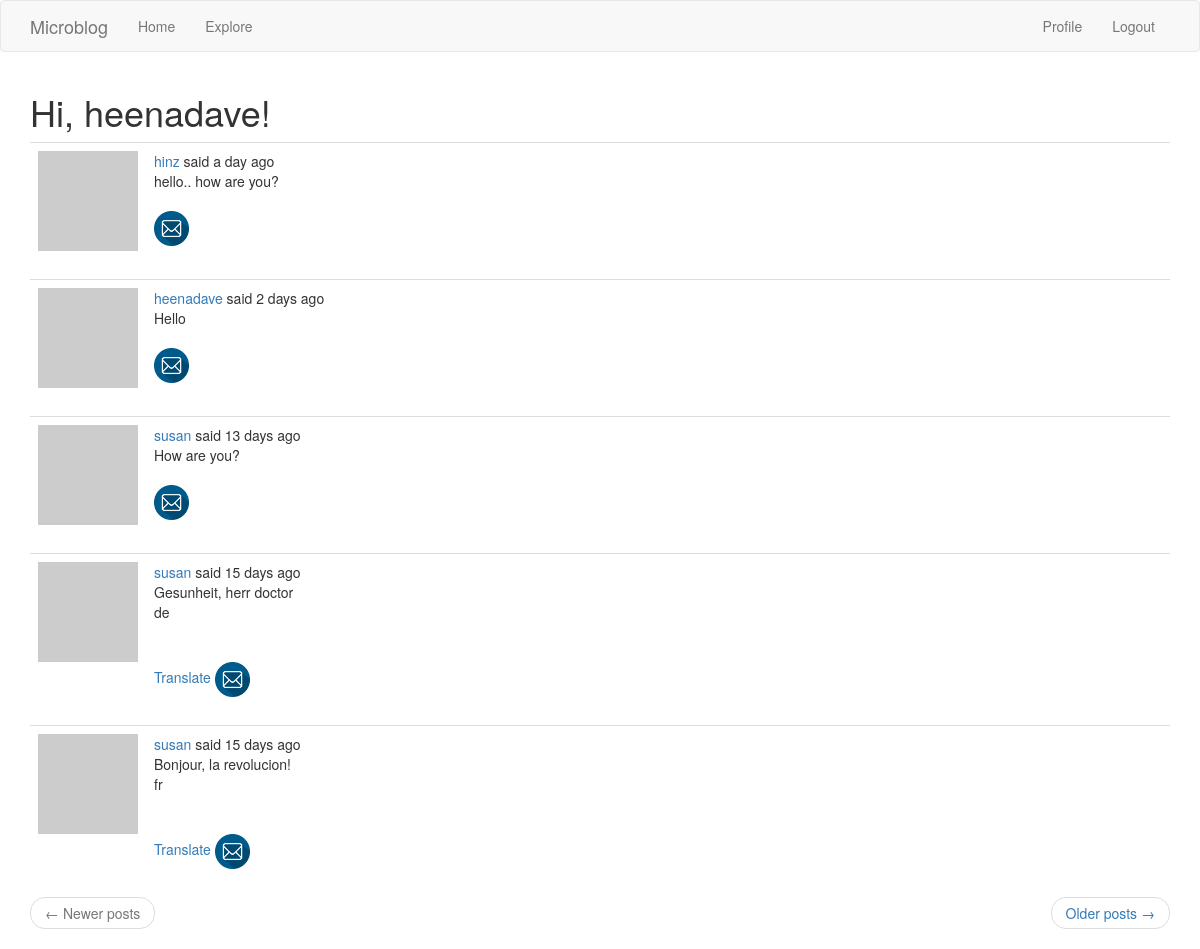
Page /explore (signed in) on the committed database.
### app/models.py (models this page shows, shortened)
class User(UserMixin, db.Model):
	id = db.Column(db.Integer, primary_key=True)
	username = db.Column(db.String(64), index=True, unique=True)
	email = db.Column(db.String(120), index=True, unique=True)
	password_hash = db.Column(db.String(128))
	posts = db.relationship('Post', backref='author', lazy='dynamic')
	about_me = db.Column(db.String(140))
	displayProfilePicture = db.Column(db.Boolean,default=False)
	last_seen = db.Column(db.DateTime, default=datetime.utcnow)
	followed = db.relationship(
        'User', secondary=followers,
        primaryjoin=(followers.c.follower_id == id),
        secondaryjoin=(followers.c.followed_id == id),
        backref=db.backref('followers', lazy='dynamic'), lazy='dynamic')
	def avatar(self, size):
		digest = md5(self.email.lower().encode('utf-8')).hexdigest()
		return 'https://www.gravatar.com/avatar/{}?d=identicon&s={}'.format(digest, size)

class Post(db.Model):
    id = db.Column(db.Integer, primary_key=True)
    body = db.Column(db.String(140))
    timestamp = db.Column(db.DateTime, index=True, default=datetime.utcnow)
    user_id = db.Column(db.Integer, db.ForeignKey('user.id'))
    language = db.Column(db.String(5))

### app/routes.py (the view)
@app.route('/explore')
@login_required
def explore():
	page = request.args.get('page', 1, type=int)
	posts = Post.query.order_by(Post.timestamp.desc()).paginate(
        page, app.config['POSTS_PER_PAGE'], False)
	next_url = url_for('explore', page=posts.next_num) \
        if posts.has_next else None
	prev_url = url_for('explore', page=posts.prev_num) \
        if posts.has_prev else None
	return render_template('index.html', title=_('Explore'),
                           posts=posts.items, next_url=next_url,
                           prev_url=prev_url,user=current_user)

### app/models.py (called while the page is built)
@login.user_loader
def load_user(id):
	return User.query.get(int(id))

### app/routes.py (called while the page is built)
@app.before_request
def before_request():
    if current_user.is_authenticated:
        current_user.last_seen = datetime.utcnow()
        db.session.commit()
    g.locale = str(get_locale())

### app/templates/index.html (shortened to what this page needs)
{% extends "base.html" %}
{% import 'bootstrap/wtf.html' as wtf %}
{% block app_content %}
    <h1>{{ _('Hi, %(username)s!', username=current_user.username) }}</h1>
    {% for post in posts %}
        {% include '_post.html' %}
    {% endfor %}
    <nav aria-label="...">
        <ul class="pager">
            <li class="previous{% if not prev_url %} disabled{% endif %}">
                <a href="{{ prev_url or '#' }}">
                    <span aria-hidden="true">&larr;</span> {{ _('Newer posts') }}
                </a>
            </li>
            <li class="next{% if not next_url %} disabled{% endif %}">
                <a href="{{ next_url or '#' }}">
                    {{ _('Older posts') }} <span aria-hidden="true">&rarr;</span>
                </a>
            </li>
        </ul>
    </nav>
{% endblock %}

### app/templates/_post.html (shortened to what this page needs)
    <table class="table table-hover">
        <tr>
            <td width="70px">
                <a href="{{ url_for('user', username=post.author.username) }}">
					<img width="100px" height="100px" src="{{ url_for('profilepictures',path=post.author.username+'.png') }}" onerror="this.src='{{ post.author.avatar(70) }}'">
                </a>
            </td>
            <td>
                {{ _('%(username)s said %(when)s',
                    username=user_link, when=moment(post.timestamp).fromNow()) }}
                <br>
                <span id="post{{ post.id }}">{{ post.body }}</span>
                <br>
                <span>{{post.language}}</span>
                <br>
                {% if post.language and post.language != g.locale %}
                <br><br>
                <span id="translation{{ post.id }}">
                    <a href="javascript:translate(
                                '#post{{ post.id }}',
                                '#translation{{ post.id }}',
                                '{{ post.language }}',
                                '{{ g.locale }}');">{{ _('Translate') }}</a>
                </span>
                {% endif %}
				<span>
					<a href="{{ url_for('sendemail', post=post.id) }}">
						<img src="{{ url_for('loadimage', filename='email-icon.png') }}" width="35" height="35"/>
					</a>
				</span>
            </td>
        </tr>
    </table>

### rows in the picture
Post: body "hello.. how are you?"
Post: body "Hello"
Post: body "How are you?"
Post: body "Gesunheit, herr doctor", language "de"
Post: body "Bonjour, la revolucion!", language "fr"
